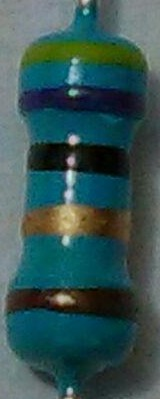
#> input picture fotos/6.jpg, 160 x 399 px
$ python iJair.py fotos/6.jpg   (Python 2 division)
#> lines starting #> are read from the running program, lines starting #| are printed output that depends on the picture
#> in extractFeature, img is the input picture: shape (399, 160, 3); mean B, G, R 82.7, 83.5, 54.2
#!/usr/bin/python

import numpy as np
import cv2
import math
import sys
from pybrain.tools.shortcuts import buildNetwork
from pybrain.datasets import SupervisedDataSet
from pybrain.supervised.trainers import BackpropTrainer
from pybrain.structure import SoftmaxLayer

def removeWhiteBackground(img):
    img = cv2.cvtColor(img, cv2.COLOR_BGR2HSV)
#> img: shape (399, 160, 3); mean H, S, V 80.5, 128.6, 90.2
    blah = img[:,:,1].copy()
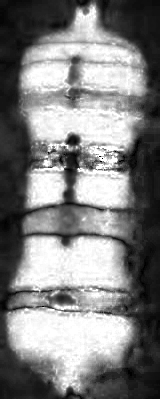
#> blah: shape (399, 160); min 0, max 255, mean 128.6
    img[img[:,:,1] > 75, 1] = 250
#> img: shape (399, 160, 3); mean H, S, V 80.5, 161.3, 90.2
#> (the run stopped early here; a loop or call above may not have finished)

$ run again, with fotos/12.jpg copied over fotos/6.jpg
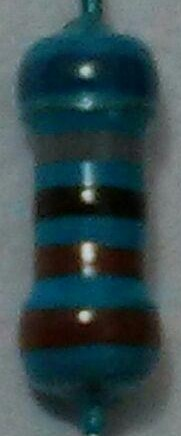
#> input picture fotos/12.jpg, 181 x 436 px
#> in extractFeature, img is the input picture: shape (436, 181, 3); mean B, G, R 79.3, 75.9, 55.4
#> in removeWhiteBackground, `blah = img[:,:,1].copy()`:
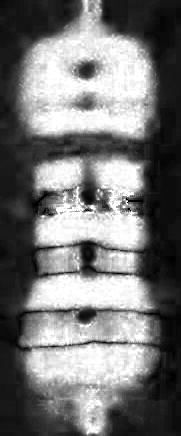
#> blah: shape (436, 181); min 0, max 255, mean 118.2
